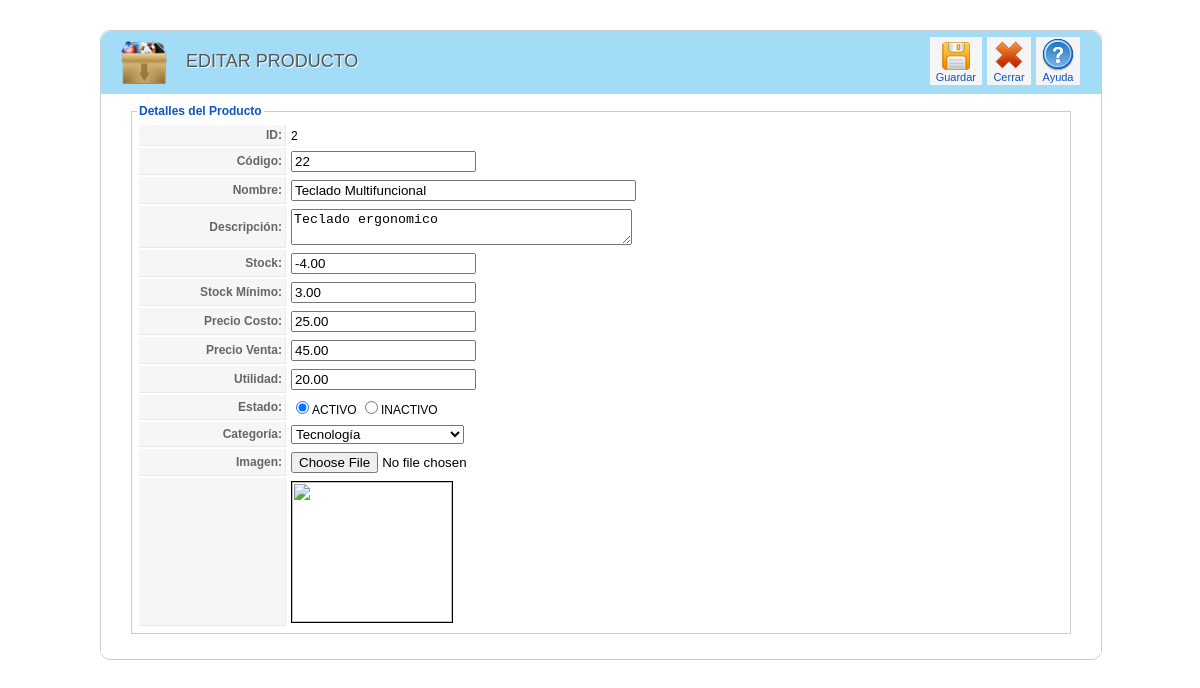
/producto/editar_producto.php?idproducto=2 (signed in), run on the app's committed database.
### tables this page shows
CREATE TABLE IF NOT EXISTS `producto` (
  `IdProducto` int(11) NOT NULL AUTO_INCREMENT,
  `Codigo` varchar(50) DEFAULT NULL,
  `Nombre` varchar(100) NOT NULL,
  `Descripcion` text,
  `Stock` decimal(8,2) DEFAULT NULL,
  `StockMin` decimal(8,2) DEFAULT NULL,
  `PrecioCosto` decimal(8,2) DEFAULT NULL,
  `PrecioVenta` decimal(8,2) DEFAULT NULL,
  `Utilidad` decimal(8,2) DEFAULT NULL,
  `Estado` varchar(30) NOT NULL,
  `Imagen` varchar(100) DEFAULT NULL,
  `IdCategoria` int(11) NOT NULL,
  PRIMARY KEY (`IdProducto`),
  KEY `fk_Producto_Categoria_idx` (`IdCategoria`)
);

### clases/clsProducto.php (called while the page is built, shortened)
<?php
include_once("clsConexion.php");
class clsProducto{
  function consultarProducto($criterio,$busqueda){
   $con = new clsConexion;
   if($con->conectarse()==true){
     $query = "CALL SP_S_Producto('$criterio','$busqueda')";
	 $result = @mysql_query($query);
	 if (!$result)
	   return false;
	 else
	   return $result;
   }
 }
}
?>

### clases/clsConexion.php (called while the page is built, shortened)
<?php
class clsConexion{
	 function conectarse() {
		   return true;
	 }
}
?>

### clases/clsCategoria.php (called while the page is built, shortened)
<?php
include_once("clsConexion.php");
class clsCategoria{
 function consultarCategoria(){
   $con = new clsConexion;
   if($con->conectarse()==true){
     $query = "CALL SP_S_Categoria()";
	 $result = @mysql_query($query);
	 if (!$result)
	   return false;
	 else
	   return $result;
   }
 }
}
?>

### producto/editar_producto.php (the view, shortened to what this page needs)
<html>
<head>
<link href="../css/general.css" rel="stylesheet" type="text/css">
<link href="../css/icon.css" rel="stylesheet" type="text/css">
<link href="../css/box.css" rel="stylesheet" type="text/css">
</head>
<body>
<?php
    if(isset($_SESSION["usuario"])){
?>
<div class="wrapper">
<form name="form_producto" method="post" action="guardar_producto.php" enctype="multipart/form-data">
<div class="block">
    <div class="block_head">
    	<div class="imagen_head"><img src="../img/header/producto.png" width="46" height="43"></div>
    <div class="titulo_head">EDITAR PRODUCTO</div>
      <div class="toolbar" id="toolbar">
            <table class="toolbar">
            	<tbody>
                	<tr>
                    <td>
<button type="submit" class="button">
                   <span class="icon-32-guardar_editar" title="Guardar">
                        </span>
                        Guardar
          			</button>
                    </td>
                    <td>
                        <a href="index.php" class="toolbar">
                        <span class="icon-32-cancelar" title="Nuevo">
                        </span>
                        Cerrar
                        </a>
                    </td>
                    <td>
                        <a href="#" class="toolbar">
                        <span class="icon-32-ayuda" title="Ayuda">
                        </span>
                        Ayuda
                        </a>
                    </td>
                    </tr>
            	</tbody>
            </table>
        </div>
    </div>
    <div class="block_content">
<?php
include_once("../clases/clsProducto.php");
include_once("../clases/clsCategoria.php");
$objcategoria=new clsCategoria;
$resultado_categ=$objcategoria->consultarCategoria();
	$id_prod=$_GET["idproducto"];
	$objproducto=new clsProducto;
	$resultado_prod=$objproducto->consultarProducto('id',$id_prod);
	while($row=mysql_fetch_array($resultado_prod)){
		$codigoba=$row["Codigo"];
		$nombre=$row["Nombre"];
		$descripcion=$row["Descripcion"];
		$stock=$row["Stock"];
		$stockmin=$row["StockMin"];
		$preciocosto=$row["PrecioCosto"];
		$precioventa=$row["PrecioVenta"];
		$utilidad=$row["Utilidad"];
		$estado=$row["Estado"];
		$imagen=$row["Imagen"];
		$idcategoria=$row["IdCategoria"];
	}
?>
    <fieldset class="adminform">
    <legend>Detalles del Producto</legend>
<table class="admintable">
	<tr>
		<td width="100" class="key">ID:</td>
		<td><?php echo $id_prod ?></td>
	</tr>
	<tr>
		<td class="key">Código:</td>
		<td><input type="text" name="codigoba" value="<?php echo $codigoba ?>" size="20"></td>
	</tr>
    <tr>
		<td class="key">Nombre:</td>
		<td><input type="text" name="nombre" value="<?php echo $nombre ?>" size="40"></td>
	</tr>
    <tr>
		<td class="key">Descripción:</td>
		<td><textarea name="descripcion"  id="textarea" cols="40" rows="2"><?php print($descripcion); ?></textarea></td>
	</tr>
	<tr>
		<td class="key">Stock:</td>
		<td><input type="text" name="stock" value="<?php echo $stock ?>" size="20"></td>
	</tr>
	<tr>
		<td class="key">Stock Mínimo:</td>
		<td><input type="text" name="stockmin" value="<?php echo $stockmin ?>" size="20"></td>
	</tr>
	<tr>
		<td class="key">Precio Costo:</td>
		<td><input type="text" name="preciocosto" value="<?php echo $preciocosto ?>" size="20"></td>
	</tr>
	<tr>
		<td class="key">Precio Venta:</td>
		<td><input type="text" name="precioventa" value="<?php echo $precioventa ?>" size="20"></td>
	</tr>
	<tr>
		<td class="key">Utilidad:</td>
		<td><input type="text" name="utilidad" value="<?php echo $utilidad ?>" size="20"></td>
	</tr>
   	<tr>
		<td class="key">Estado:</td>
		<td>
        <label><input type="radio" name="estado" value="ACTIVO" <?php if($estado=='ACTIVO') print "checked=true"?> />ACTIVO</label>
		<label><input type="radio" name="estado" value="INACTIVO" <?php if($estado=='INACTIVO') print "checked=true"?> />INACTIVO</label>
        </td>
	</tr>
    <tr>
		<td class="key">Categoría:</td>
		<td><select name="idcategoria">
          <?php
		while($row=mysql_fetch_array($resultado_categ)){
			?>
            <?php
				if($idcategoria==$row['IdCategoria']){?>
				 <option value="<?php echo $row['IdCategoria']?>" selected="selected"><?php echo $row['Descripcion']?></option>
				<?php } else { ?>
				<option value="<?php echo $row['IdCategoria']?>"><?php echo $row['Descripcion']?></option>
				<?php }?>
	<?php } ?>
        </select></td>
	</tr>
    <tr>
      <td class="key">Imagen:</td>
      <td><input type="file" size="44" name="imagen" accept="image/jpeg"></td>
    </tr>
    <tr>
      <td class="key">&nbsp;</td>
      <td><img src="../producto/foto/<?php echo $imagen ?>" width="160px" height="140px" border="1"><input type="hidden" name="img_eliminar_1" value="<?php echo $imagen ?>"></td>
    </tr>
</table>
</fieldset>
	</div>
</div>
</form>
</div>
<?php
    } else {
        header("Location:../index.php");
    }
?>
</body>
</html>

### css/general.css (style rules this page uses)
body { margin: 10px; padding: 0; background-image: url(../img/fondo.png); background-repeat: repeat; padding-bottom: 1px; font-size: 11px; }
body, td, th { font-family: Arial, Helvetica, sans-serif; font-size:12px; }
a:link { color: #0B55C4; text-decoration: none; }
fieldset { margin-bottom: 10px; border: 1px #ccc solid; padding: 5px; text-align: left; }
legend { color: #0B55C4; font-size: 12px; font-weight: bold; }
fieldset.adminform { border: 1px solid #ccc; margin: 0 10px 10px 10px; }
table.admintable td { padding: 3px; }
table.admintable td.key, table.admintable td.paramlist_key { background-color: #f6f6f6; text-align: right; width: 140px; color: #666; font-weight: bold; font-size: 12px; border-bottom: 1px solid #e9e9e9; border-right: 1px solid #e9e9e9; }
.block { width:1000px; padding-bottom: 5px; margin-bottom: 25px; clear: both; border-radius: 10px; background-color:#fff; border: solid 1px #CCCCCC; }
.wrapper { width:1000px; margin:0 auto; padding-top: 20px; }
.block .block_content { overflow: hidden; background: #fff; width:960px; border-top: 1px solid #CECECE; padding: 10px 20px 10px; }
.block .block_head { height:62px; background-color: rgba(1, 159, 230, 0.36); -moz-border-radius: 10px 10px 0px 0px; -o-border-radius: 10px 10px 0px 0px; -webkit-border-radius: 10px 10px 0px 0px; -ms-border-radius: 10px 10px 0px 0px; overflow:visible; }
.block .titulo_head { height:25px; width:auto; float:left; font-family: "Titillium999", "Trebuchet MS", Arial, sans-serif; font-size: 18px; font-weight: normal; text-transform: uppercase; color: #555; text-shadow: 1px 1px 0 #fff; margin-left: 15px; padding-top:20px; }
.block .imagen_head { height:25px; width:50; float:left; margin-left: 20px; padding-top:10px; }
div.toolbar { float: right; text-align: right; padding: 0; margin-right: 20px; margin-top:5px; }
table.toolbar { border-collapse: collapse; padding: 0; margin: 0; }
table.toolbar td { padding: 1px 1px 1px 4px; text-align: center; color: #666; height: 48px; }
table.toolbar span { float: none; width: 32px; height: 32px; margin: 0 auto; display: block; }
table.toolbar a { display: block; float: left; background:#F5F5F5; white-space: nowrap; border: 1px solid #F5F5F5; padding: 1px 5px; cursor: pointer; font-size:11px; }
.button { display: block; float: left; white-space: nowrap; border: 1px solid #F5F5F5; padding: 1px 5px; cursor: pointer; font-family: Arial, Helvetica, sans-serif; font-size:11px; color: #0B55C4; text-align:center center; background:#F5F5F5; }

### data on the page
producto: codigoba "22", nombre "Teclado Multifuncional", descripcion "Teclado ergonomico", stock "-4.00", stockmin "3.00", preciocosto "25.00", precioventa "45.00", utilidad "20.00", Estado "☑ ACTIVO"

### other printed values
$id_prod "2"
form field idcategoria "Tecnología"
